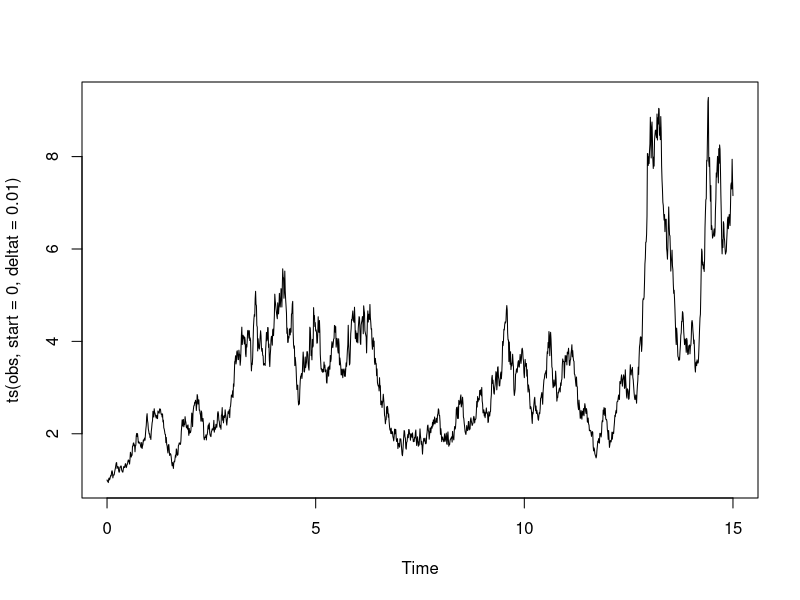
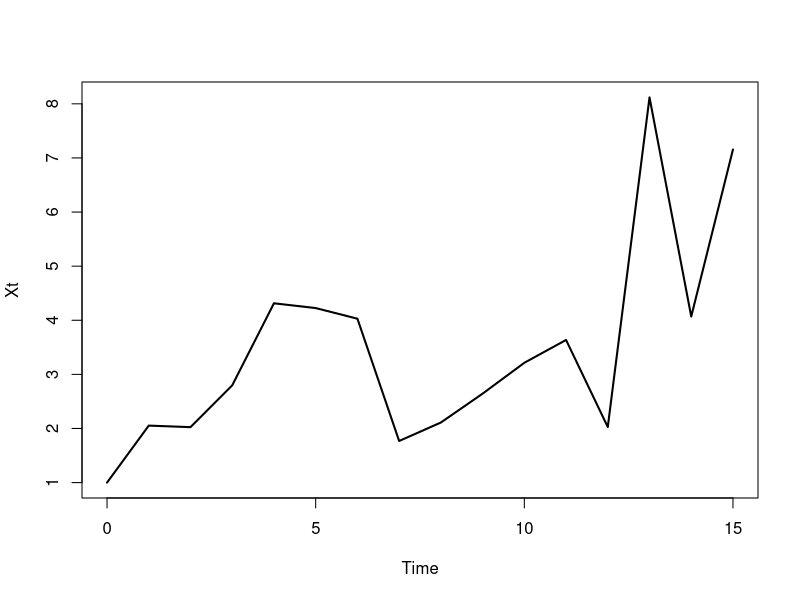
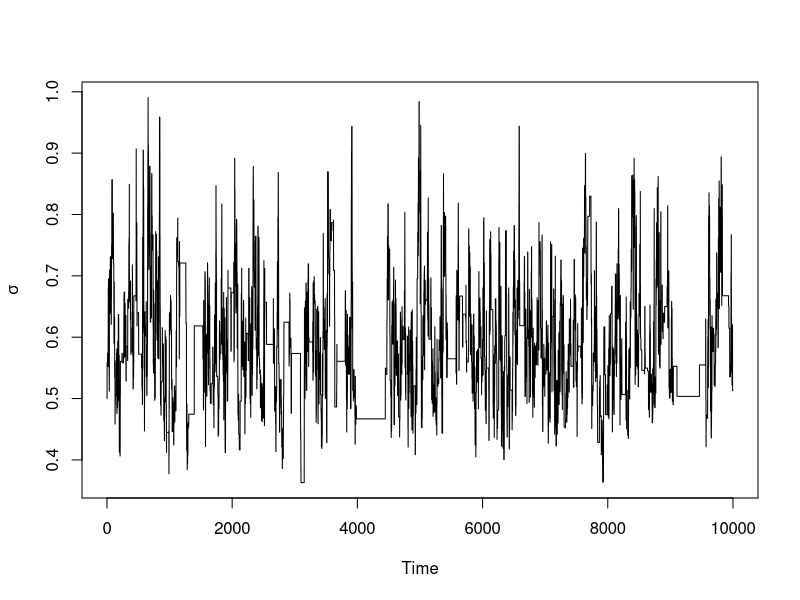
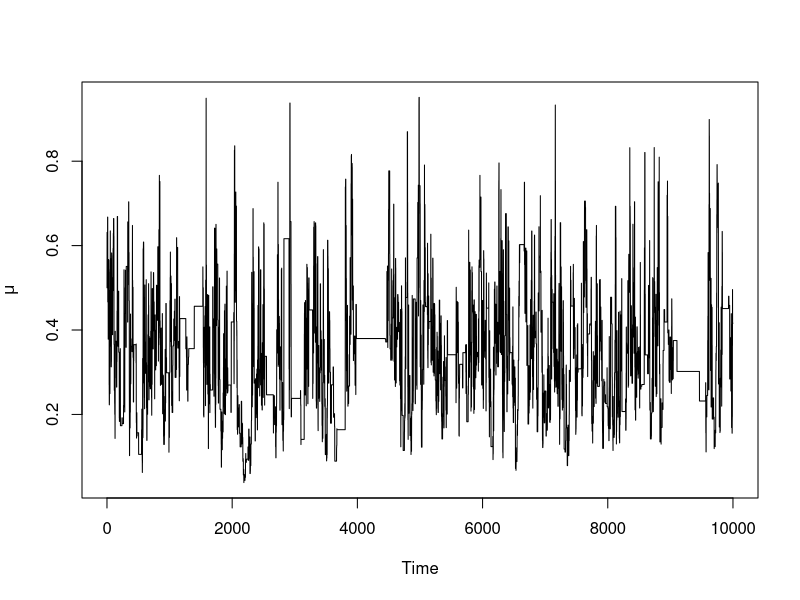
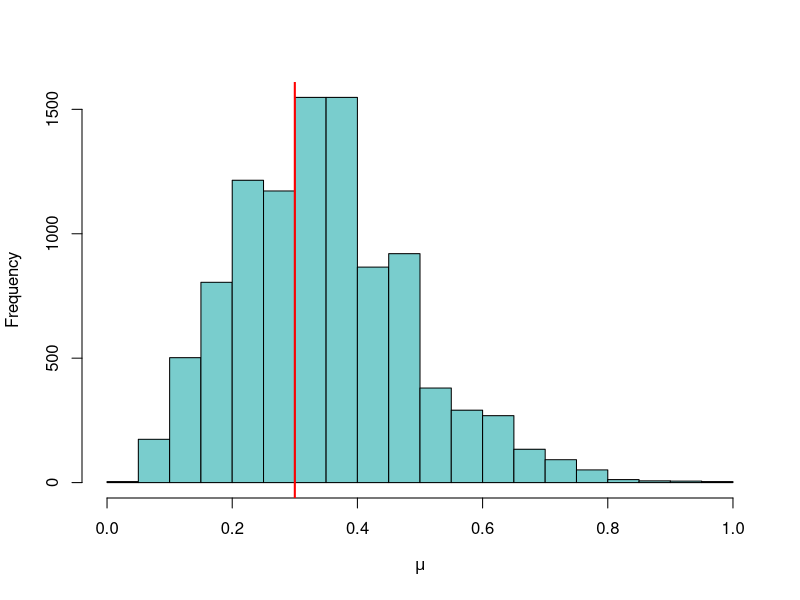
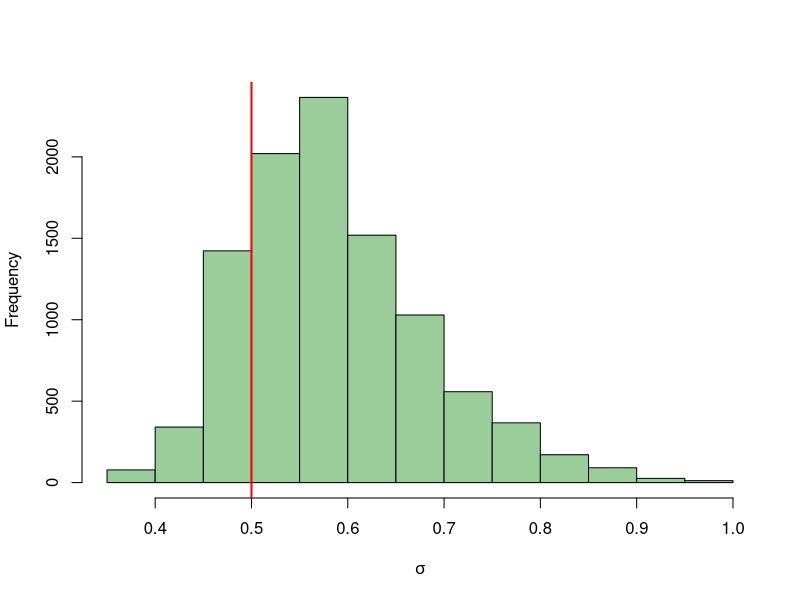

Write R code to recreate these figures, in order.
#PMMH for GBM
library(MASS)
library(mvtnorm)

EM <- function(x0, T, deltat, mu, sigma){
  N <- T/deltat
  vec <- vector("numeric", N)
  x <- x0
  vec[1] <- x
  for(n in 1:N){
    x <- x + mu*x*deltat + sigma*sqrt(abs(x)*deltat)*rnorm(1)
    vec[n+1] <- x
  }
  return(vec)
}

exact <- function(x0=1, T=10, deltat=0.1, mu, sigma){
  N <- T/deltat
  vec <- vector("numeric", N)
  x <- x0
  t <- 0
  vec[1] <- x
  for(n in 1:N){
    t <- t + deltat
    x <- rlnorm(1, log(x) + (mu - sigma^2/2)*deltat, sigma*sqrt(deltat))
    vec[n+1] <- x
  }
  return(vec)
}

dg <- function(T, deltatau, x0, xT, sigma){
  m <- T/deltatau
  tau <- 0
  xvec <- vector("numeric", m+1)
  xvec[1] <- x0
  for(i in 1:(m-1)){
    x <- rnorm(1, xvec[i] + (xT-xvec[i])/(T-tau)*deltatau, 
               sqrt((T-tau-deltatau)/(T-tau)*deltatau*xvec[i]^2*sigma^2))
    tau <- tau + deltatau
    xvec[i+1] <- x
  }
  xvec[m+1] <- xT
  return(xvec)
}

em_lik <- function(psi, x, deltat){
  xnow <- x[1:(length(x)-1)]
  xnext <- x[2:length(x)]
  mu <- exp(psi[1])
  sigma <- exp(psi[2])
  return(sum(dnorm(xnext, xnow + mu*xnow*deltat, 
                   sigma*sqrt(xnow^2*deltat),
                   log = TRUE)))
}

prop_dens <- function(x, sigma, deltatau, T){
  xT <- x[length(x)]
  xnow <- x[1:(length(x)-2)] 
  xnext <- x[2:(length(x)-1)]
  tau <- seq(0, T-2*deltatau, deltatau)
  
  return(sum(dnorm(xnext, xnow + (xT-xnow)/(T-tau)*deltatau, 
                   sqrt((T-tau-deltatau)/(T-tau)*deltatau*xnow^2*sigma^2),
                   log = TRUE)))
}

logwt <- function(theta, x, deltatau, T){
  psi <- log(theta)
  sigma <- theta[2]
  return(em_lik(psi, x, deltatau) - prop_dens(x, sigma, deltatau, T))
}

wr <- function(N=100, T=1, deltatau=0.1, x0, xT, theta){
  xmat <- matrix(nrow = T/deltatau+1, ncol = N)
  logwtvec <- vector("numeric", N)
  for(i in 1:N){
    x <- dg(T, deltatau, x0, xT, theta[2])
    xmat[,i] <- x
    logwt <- logwt(theta, x, deltatau, T)
    logwtvec[i] <- logwt
  }
  xsampleindex <- sample(1:N, N, TRUE, exp(logwtvec))
  xsample <- xmat[,xsampleindex]
  logp <- log(mean(exp(logwtvec)))
  return(list(xmat = xmat, logwtvec = logwtvec, 
              xsample = xsample, xsampleindex = xsampleindex,
              logp = logp))
}

phatu <- function(x, theta, deltatau, N){
  len <- length(x) - 1 #-1 since x includes x0
  logpvec <- vector("numeric", len)
  for(i in 1:len){
    logp <- wr(N=N, T=1, deltatau, x0=x[i], xT=x[i+1], theta = theta)$logp
    logpvec[i] <- logp
  }
  return(sum(logpvec))
}

lprior <- function(psi){
  return(sum(dmvnorm(psi, c(0,0), diag(c(1,1)), log = TRUE)))
}

u_lik <- function(x, psi, deltatau = 0.2, N){
  theta <- exp(psi)
  return(phatu(x, theta, deltatau, N))
}

mh = function(x,iter,sigma_tune,deltatau,N)
{
  mat <- matrix(0,ncol=2,nrow=iter) #store theta samples in each row
  psi <- log(c(0.5,0.5)) #initialise
  mat[1,] <- psi
  a <- 0
  current_lik <- -9999
  for (i in 2:iter)
  {
    #Propose a candidate value psi
    can <- mvrnorm(n=1, mu = c(psi[1], psi[2]), Sigma = sigma_tune)
    #loglikeihood at candidate
    llikecan <- u_lik(psi = can, x = x, deltatau = deltatau, N = N)
    #loglikelihood at current psi
    llikepsi <- current_lik
    #log of prior at candidate
    lpriorcan <- lprior(can)
    #log of prior at current psi
    lpriorpsi <- lprior(psi)
    #log acceptance probability
    laprob <- llikecan + lpriorcan - llikepsi - lpriorpsi
    u <- runif(1)
    if (log(u) < laprob)
    {
      psi <- can #Accept candidate
      current_lik <- llikecan
      a <- a + 1
    }
    mat[i,] <- psi #Update chain
  }
  print(a/iter)
  return(mat)
}

set.seed(1)
obs <- exact(1, 15, 0.01, 0.3, 0.5)
plot(ts(obs,start=0,deltat=0.01))
obs<-obs[1+(0:15)*100]
plot(ts(obs,start=0,deltat=1), lwd=2, ylab="Xt")

Nvar_GBM <- function(x, theta, deltatau, N, samplesize){
  probs <- vector("numeric", samplesize)
  for(i in 1:samplesize){
    probs[i] <- phatu(x, theta, deltatau, N)
  }
  var(probs)
}
Nvar_GBM(obs, theta=c(0.3,0.5), deltatau=0.2, N=3, samplesize=10000)

out <- mh(obs, 10000, sigma_tune = diag(c(0.1, 0.05)), deltatau = 0.2, N=3)
V <- var(out)
out <- mh(obs, 10000, sigma_tune = 0.5*V, deltatau = 0.2, N=3)
mean(exp(out[,1]))
mean(exp(out[,2]))
quantile(exp(out[,1]), probs = c(0.025, 0.5, 0.975))
quantile(exp(out[,2]), probs = c(0.025, 0.5, 0.975))
plot(ts(exp(out[,2])), ylab=expression(sigma))
plot(ts(exp(out[,1])), ylab=expression(mu))
hist(exp(out[,1]), main='', xlab=expression(mu), col="darkslategray3")
abline(v=0.3, col="red", lwd=2)
hist(exp(out[,2]), main='', xlab=expression(sigma), col="darkseagreen3")
abline(v=0.5, col = "red", lwd=2)
